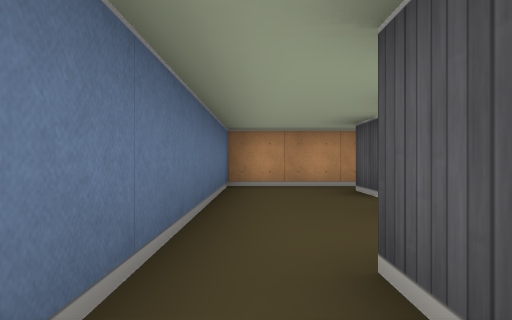
[1] (above)

16 first-person views from a walk through a cub3D ray-caster map. The camera is about half as high as the walls, looks level and sees 70° across. The floor is counted in squares. Each view is taken from the middle of a square. On the plan, view 1 faces up. The plan holds only what a view shows up to about 9 squares ahead; the rest is blank.

[2]
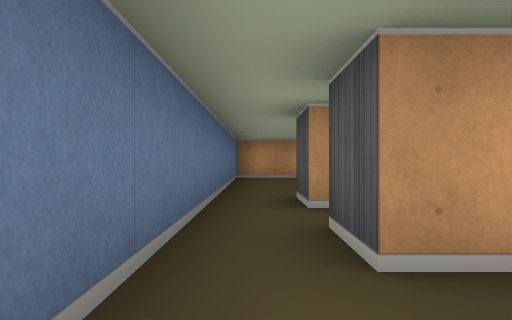

[3]
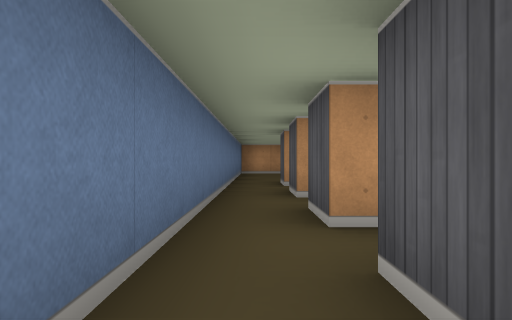

[4]
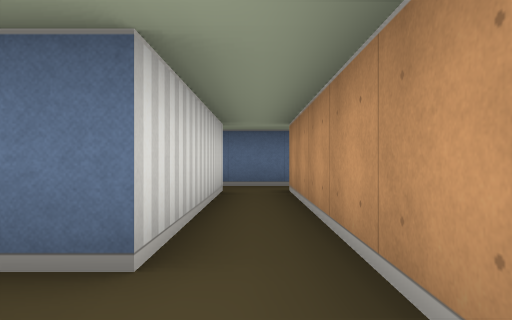

[5]
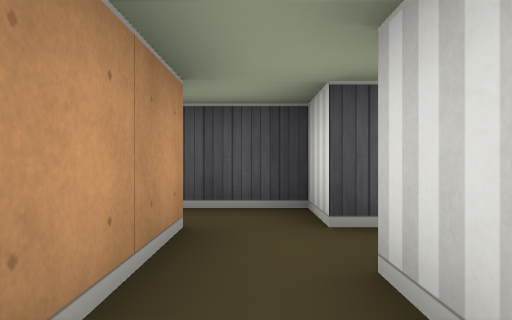

[6]
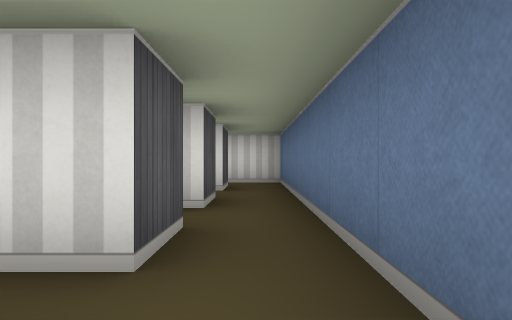

[7]
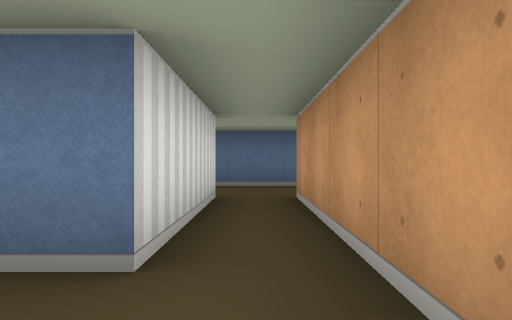

[8]
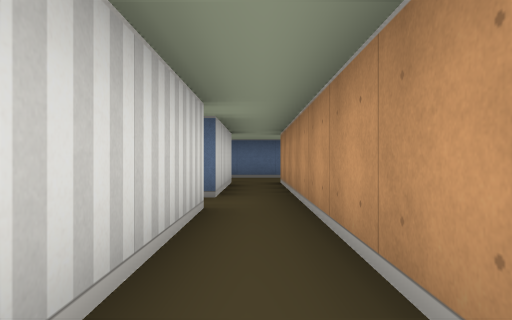

[9]
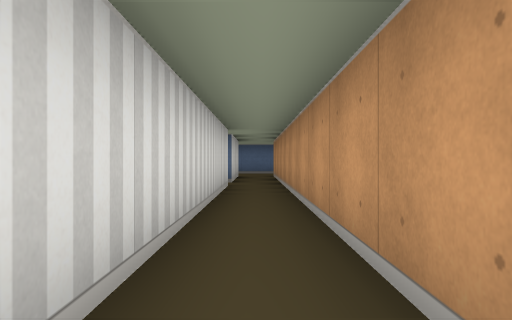

[10]
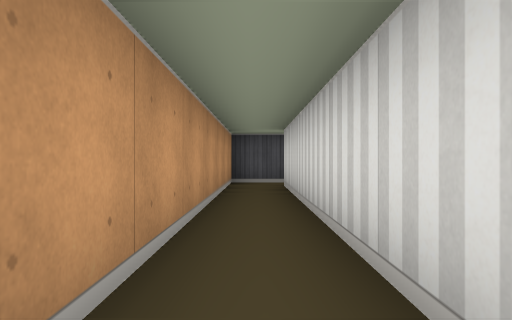

[11]
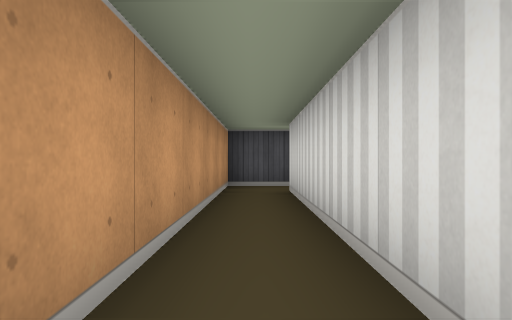

[12]
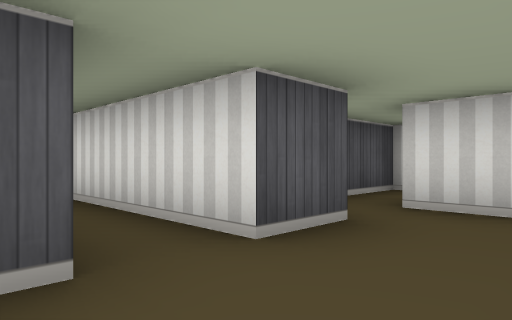

[13]
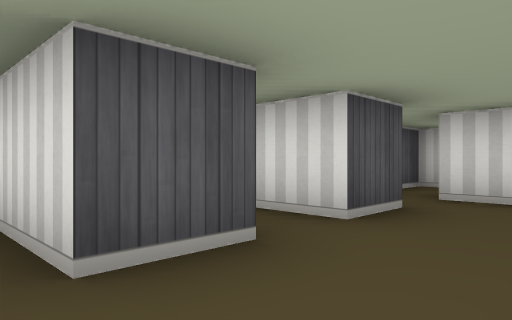

[14]
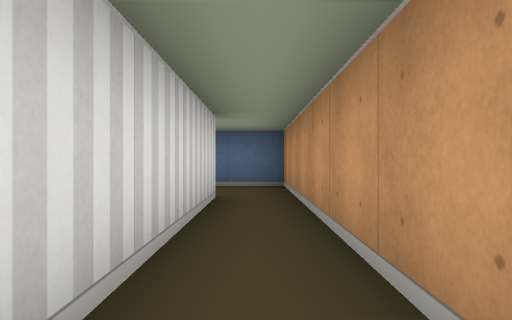

[15]
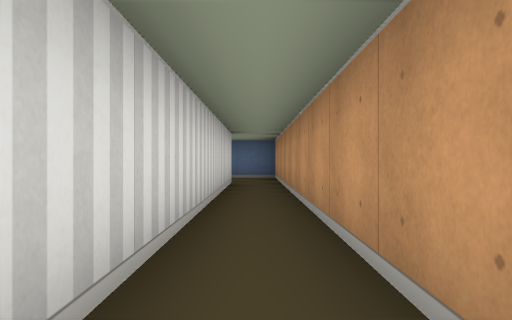

[16]
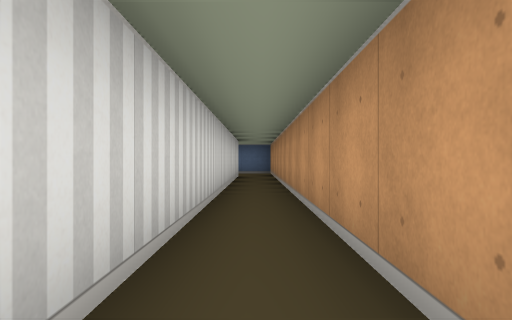

### Floor plan
Ten units are one square. View 1 is at (0, 0); x grows to the right and y downward. Boxes are objects, and circles mark ways between rooms. Rooms are numbered by the first view taken in them; rooms with no view inside come last. Other rooms are left out.
<svg viewBox="-10 -70 180 165">
<path fill="none" stroke="#000" d="M55 -35 155 -35M15 -24 15 -35 45 -35 45 -29M25 5 25 -9M5 -5 5 -15 15 -15M-5 -55 -5 5M165 -34 165 -45 15 -45 15 -55M5 45 45 45M55 45 65 45 65 32M55 35 5 35 5 25M-5 25 -5 45M-5 45 -5 65M5 55 5 45M114 -65 -5 -65 -5 -55M15 -55 114 -55M-5 65 -5 85M5 75 5 65"/>
<circle cx="5" cy="-50" r="3" fill="#2a7"/>
<circle cx="0" cy="50" r="3" fill="#2a7"/>
<circle cx="0" cy="70" r="3" fill="#2a7"/>
<text x="50" y="-30">1</text>
<text x="30" y="40">2</text>
<text x="0" y="50">3</text>
<text x="120" y="-60">4</text>
<text x="0" y="70">5</text>
</svg>
Room 1 opens to room 4. Room 2 opens to room 3. Room 3 opens to room 5.

Where each view was taken, in squares from view 1:
view 1: 0 up, 0 right, facing up
view 2: 3 down, 0 right, facing up
view 3: 6 down, 0 right, facing up
view 4: 4 down, 6 right, facing left
view 5: 4 down, 3 right, facing right
view 6: 3 down, 0 right, facing down
view 7: 4 up, 6 right, facing left
view 8: 4 up, 9 right, facing left
view 9: 4 up, 12 right, facing left
view 10: 4 up, 9 right, facing right
view 11: 4 up, 10 right, facing right
view 12: 5 up, 0 right, facing down-right
view 13: 6 up, 0 right, facing down-right
view 14: 6 up, 6 right, facing left
view 15: 6 up, 9 right, facing left
view 16: 6 up, 12 right, facing left
